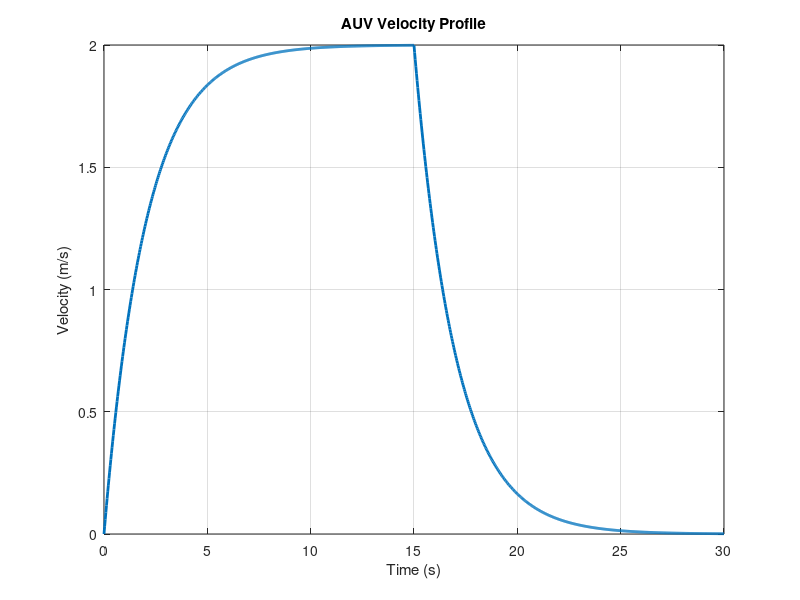

The MATLAB script that drew this image:
% Define values
m = 200; % Mass of AUV [kg]
k = 100; % Constant of proportionality [kg/s]
u = 200; % Force of propellers from t = 0s to t = 15s [N]

% Time intervals
t1 = linspace(0, 15, 500); % 0 to 15 seconds
t2 = linspace(15, 30, 500); % 15 to 30 seconds

% Velocity equations for first interval
v1 = (1/k) * u * (1 - exp(-(k * t1 / m)));

% Calculate the initial speed at t = 15s
v_initial = v1(end);

% Velocity equations for second interval
v2 = v_initial * exp(-(k / m) * (t2 - 15));

% Plotting
figure;
plot([t1, t2], [v1, v2], 'LineWidth', 2)
xlabel('Time (s)')
ylabel('Velocity (m/s)')
title('AUV Velocity Profile')
grid on;
